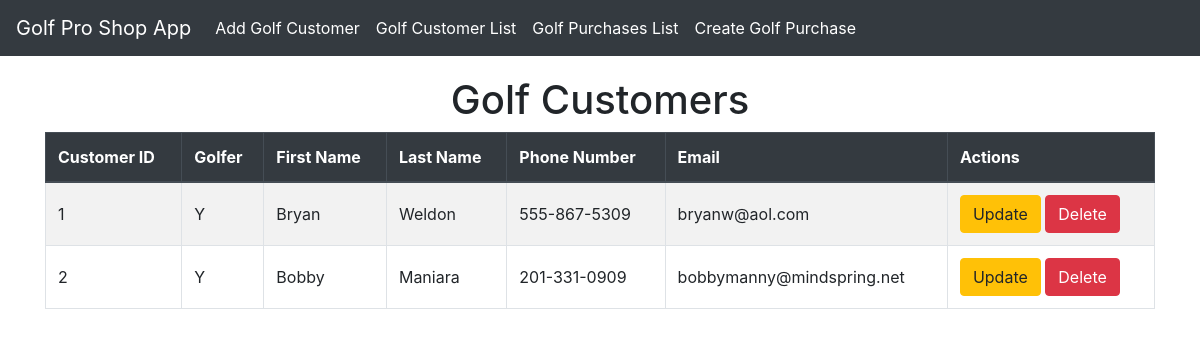
Page /list/ on the committed database.
### golfproapp/models.py (models this page shows)
class Customer(models.Model):
    customer_id = models.AutoField(primary_key=True)
    golferchoice=[('Y','Yes'),('N','No'),]
    gchoice = models.CharField(max_length=1, choices=golferchoice, default='Y')
    fname = models.TextField(max_length=10, default="Golfer1")
    lname = models.TextField(max_length=10, default="Golfer1Lname")
    g_phone = models.CharField(default="555-867-5309", max_length=15)
    g_email = models.CharField(default="bob.smith@aol.com", max_length=30)

### golfproapp/views.py (the view)
# urls.py: path('list/', views.customer_list_view, name='customer_list'),
def customer_list_view(request):
    customers = Customer.objects.all()
    return render(request,'golfproapp/customer_list.html', {'customers': customers})

### golfproapp/templates/golfproapp/customer_list.html (shortened to what this page needs)
{% extends "golfproapp/layout.html" %}
{% block content %}
    <h1 class="text-center">Golf Customers</h1>
    <table class="table table-bordered table-striped ">
        <thead class="thead-dark">
            <tr>
                <th>Customer ID</th>
                <th>Golfer</th>
                <th>First Name</th>
                <th>Last Name</th>
                <th>Phone Number</th>
                <th>Email</th>
                <th>Actions</th>
            </tr>
        </thead>
        <tbody>
            {% for customer in customers %}
            <tr>
                <td>{{ customer.customer_id }} </td>
                <td>{{ customer.gchoice }} </td>
                <td>{{ customer.fname }} </td>
                <td>{{ customer.lname }} </td>
                <td>{{ customer.g_phone }} </td>
                <td>{{ customer.g_email }} </td>
                <td>
                    <a href="{% url 'customer_update' customer.customer_id %}" class="btn btn-warning" >Update</a>
                    <a href="{% url 'customer_delete' customer.customer_id %}" class="btn btn-danger" >Delete</a>
                </td>
            </tr>
            {% endfor %}
        </tbody>
    </table>
{% endblock %}

### golfproapp/templates/golfproapp/layout.html (style rules this page uses)
body { padding-top: 56px; }
.table th, .table td { vertical-align: middle; }

### rows in the picture
Customer: customer_id "1", gchoice "Y", fname "Bryan", lname "Weldon", g_phone "555-867-5309", g_email "bryanw@aol.com"
Customer: customer_id "2", gchoice "Y", fname "Bobby", lname "Maniara", g_phone "201-331-0909", g_email "bobbymanny@mindspring.net"
